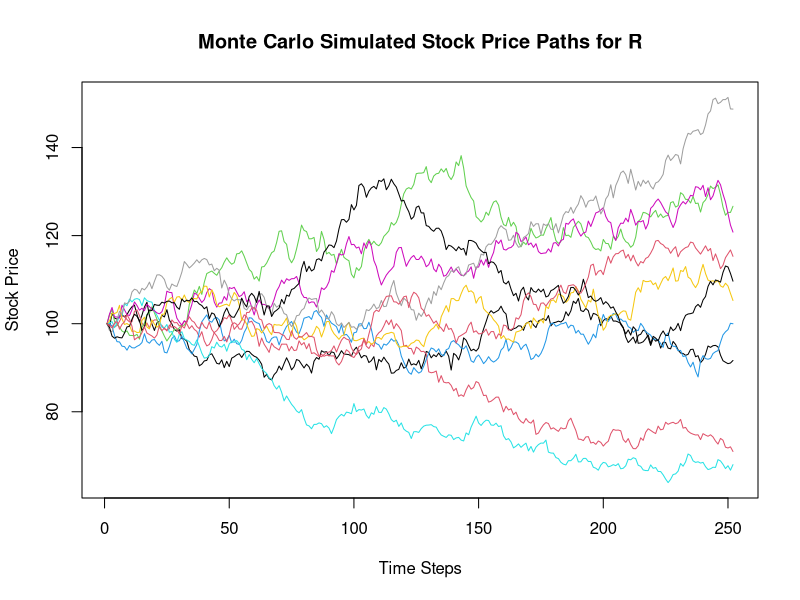

Recreate this plot in R.
set.seed(123) 
n_simulations <- 10000
n_steps <- 252 
S0 <- 100 
mu <- 0.05 
sigma <- 0.2 
dt <- 1/n_steps
strike_prices <- c(95, 105) 
risk_free_rate <- 0.03 


simulated_paths <- matrix(0, nrow=n_steps, ncol=n_simulations)
simulated_paths[1, ] <- S0


for (i in 2:n_steps) {
  Z <- rnorm(n_simulations)
  simulated_paths[i, ] <- simulated_paths[i - 1, ] * exp((mu - 0.5 * sigma^2) * dt + sigma * sqrt(dt) * Z)
}


option_prices <- c()
payoffs <- matrix(0, nrow=n_simulations, ncol=length(strike_prices))
for (k in 1:length(strike_prices)) {
  strike_price <- strike_prices[k]
  total_payoff <- 0
  for (j in 1:n_simulations) {
    final_price <- simulated_paths[n_steps, j]
    payoff <- max(final_price - strike_price, 0)
    payoffs[j, k] <- payoff
    total_payoff <- total_payoff + payoff
  }
  average_payoff <- total_payoff / n_simulations
  option_price <- average_payoff * exp(-risk_free_rate * n_steps * dt)
  option_prices <- c(option_prices, option_price)
}


for (i in 1:length(strike_prices)) {
  cat("Estimated Call Option Price for Strike Price", strike_prices[i], ":", option_prices[i], "\n")
}


payoff_data <- data.frame(Simulation=rep(1:n_simulations, each=n_steps),
                          TimeStep=rep(1:n_steps, n_simulations),
                          Price=as.vector(simulated_paths),
                          Payoff=rep(payoffs[, 1], each=n_steps))



matplot(simulated_paths[, 1:10], type="l", col=1:10, lty=1, xlab="Time Steps", ylab="Stock Price", main="Monte Carlo Simulated Stock Price Paths for R")
